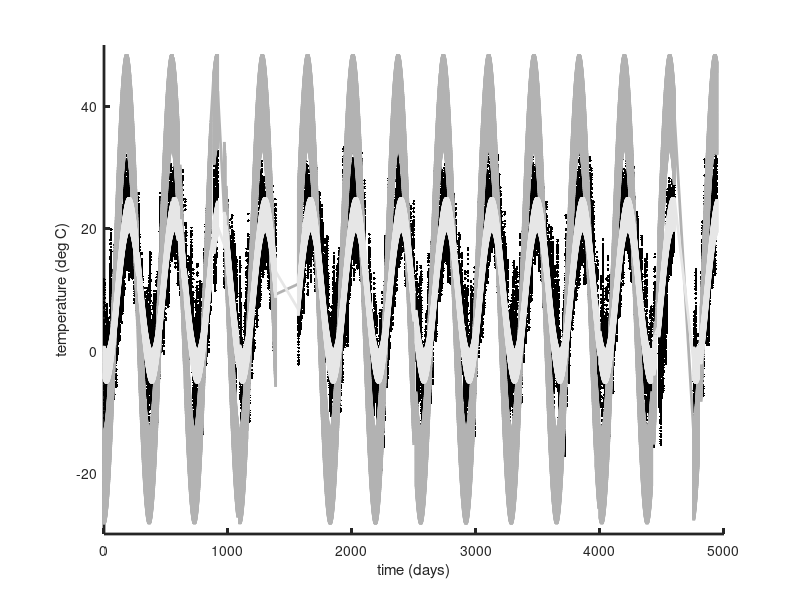
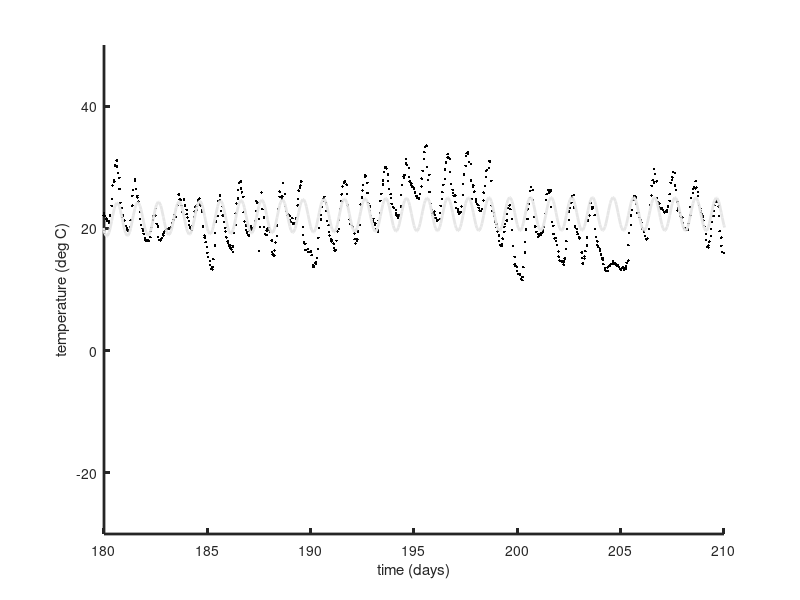

Write the MATLAB code that produced these figures, in order.
% Problem 11.03
% fit of two sinusoids of unknown (but approximately diurnal and annual)
% frequency to Black Rock Forest temperature data using the
% iterative least squares method
clear all;

% load Black Rock Forest temperature data
D=load('brf_temp.txt');
t=D(:,1);
dobs=D(:,2);
Ns=size(D);

% clean the data by deleting outliers and zero (= no data) values
k = find( (dobs>-35) & (dobs<40) & (dobs~=0.0) );
t = D(k,1);
dobs = D(k,2);
N = length(dobs);

% some statistics
dmean = mean(dobs);
amp = 0.5*(max(dobs)-min(dobs));

% Diurnal period, frequency, angular frequency
Td = 1;
fd = 1/Td;
wd = 2*pi*fd;

% Annual period, frequency, angular frequency
Ta = 365;
fa = 1/Ta;
wa = 2*pi*fa;

% nonlinear theory and its derivative
% d = m1*dmean + amp*m2*sin(m4 t) + amp*m3*cos(m4 t)
% dd/dm1 =  dmean
% dd/dm2 =  amp*sin(m4 t)
% dd/dm3 =  amp*cos(m4 t)
% dd/dm4 =  amp*m2*t*cos(m4 t) - amp*m3*t*sin(m4 t)

% inital guesses
M=7;
m = zeros(M,1);
m(1) =  1;          % average level is mean
% diurnal frequency
                    % amplitude quarter range of summer/winter
m(2) =  0.01*0.25;   % phase with max in midday
m(3) = -0.99*0.25;   % so only -cos() term
m(4) =  1;          % diurnal frequency 
% annual frequency
                    % amplitude full range of summer/winter
m(5) =  0.01*1;     % phase with max in summer
m(6) = -0.99*1;     % so only -cos() term
m(7) =  1;          % annual frequency 

s1 = amp*sin(m(4)*wd*t);
c1 = amp*cos(m(4)*wd*t);
s2 = amp*sin(m(7)*wa*t);
c2 = amp*cos(m(7)*wa*t);
dpre = dmean*m(1) + m(2)*s1 + m(3)*c1 + m(5)*s2 + m(6)*c2;

figure(1);
clf;
set(gca,'LineWidth',2);
hold on;
axis([0,5000,-30,50]);
plot(t,dobs,'k.','LineWidth',2);
hold on;
plot(t,dpre,'-','LineWidth',2,'Color',[0.7,0.7,0.7]);
xlabel('time (days)');
ylabel('temperature (deg C)');

figure(2);
clf;
set(gca,'LineWidth',2);
hold on;
axis([180,210,-30,50]);
plot(t,dobs,'k.','LineWidth',2);
hold on;
xlabel('time (days)');
ylabel('temperature (deg C)');

s1 = amp*sin(m(4)*wd*t);
c1 = amp*cos(m(4)*wd*t);
s2 = amp*sin(m(7)*wa*t);
c2 = amp*cos(m(7)*wa*t);
dpre = dmean*m(1) + m(2)*s1 + m(3)*c1 + m(5)*s2 + m(6)*c2;
dd = dobs - dpre;
E = dd'*dd;
for i=[1:10]
    Eprev = E;
    G = [ dmean*ones(N,1), s1, c1, m(2)*wd*t.*c1-m(3)*wd*t.*s1, ...
                           s2, c2, m(5)*wa*t.*c2-m(6)*wa*t.*s2];
    dm = (G'*G)\(G'*dd);
    m = m + dm;
    s1 = amp*sin(m(4)*wd*t);
    c1 = amp*cos(m(4)*wd*t);
    s2 = amp*sin(m(7)*wa*t);
    c2 = amp*cos(m(7)*wa*t);
    dpre = dmean*m(1) + m(2)*s1 + m(3)*c1 + m(5)*s2 + m(6)*c2;
    dd = dobs - dpre;
    E = dd'*dd;
    if( (abs(E-Eprev)/E) < 1.0e-6 )
        break
    end
end

figure(1);
plot(t,dpre,'-','LineWidth',2,'Color',[0.9,0.9,0.9]);
figure(2);
plot(t,dpre,'-','LineWidth',2,'Color',[0.9,0.9,0.9]);

fdfinal = (wd*m(4))/(2*pi);
Tdfinal = (2*pi)/(wd*m(4));
fafinal = (wa*m(7))/(2*pi);
Tafinal = (2*pi)/(wa*m(7));

% covariance
% f = f0 + df   and   T = T0 + dT    and   T0 = 1 / f0
% T = 1 / (f0 + df ) = (1/f0) (1+df/f0)^-1
%   = (1/f0) (1-df/f0) = (1/f0) - df/(f0^2)
% dT = (-1/(f0^2)) df
% var(dT) = (-1/(f0^2))^2 var(df)

G = [ dmean*ones(N,1), s1, c1, m(2)*wd*t.*c1-m(3)*wd*t.*s1, ...
                       s2, c2, m(5)*wa*t.*c2-m(6)*wa*t.*s2];
sigma2d = E/(N-M);
GTGI = inv(G'*G);
% diurnal frequency
sigma2m4 = sigma2d*GTGI(4,4);
sigma2fd = (wd^2)*sigma2m4/((2*pi)^2);
sigma2Td = sigma2fd / (fdfinal^4);
sigmaTd = sqrt(sigma2Td);
DT95d = 2*sigmaTd;

% annual frequency
sigma2m7 = sigma2d*GTGI(7,7);
sigma2fa = (wa^2)*sigma2m7/((2*pi)^2);
sigma2Ta = sigma2fa / (fafinal^4);
sigmaTa = sqrt(sigma2Ta);
DT95a = 2*sigmaTa;

fprintf('posterior sqrt(sigma2d) %f\n', sqrt(sigma2d));
fprintf('Estimated diurnal period %.3f +/- %.3f days\n', Tdfinal, DT95d );
fprintf('Estimated annual  period %.3f +/- %.3f days\n', Tafinal, DT95a );
